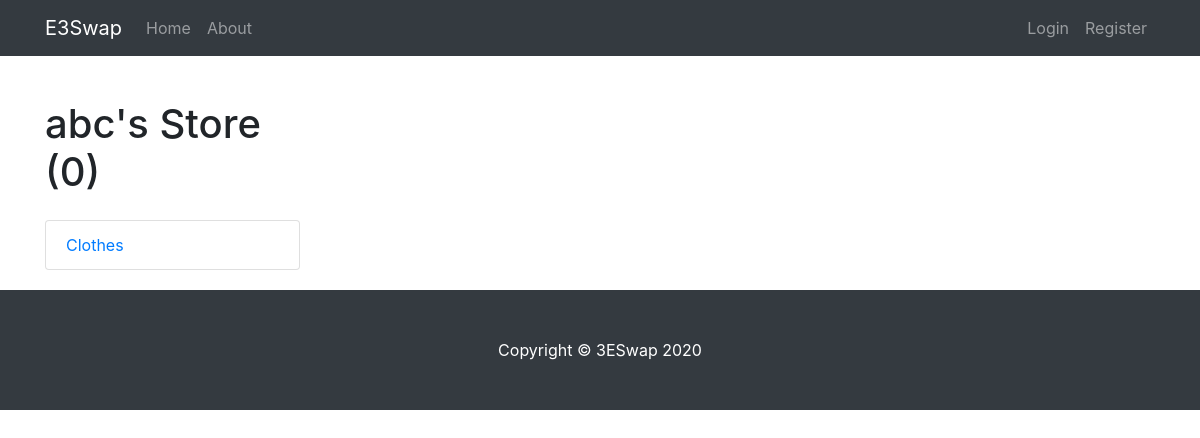
Before: /user/abc with the older database file.
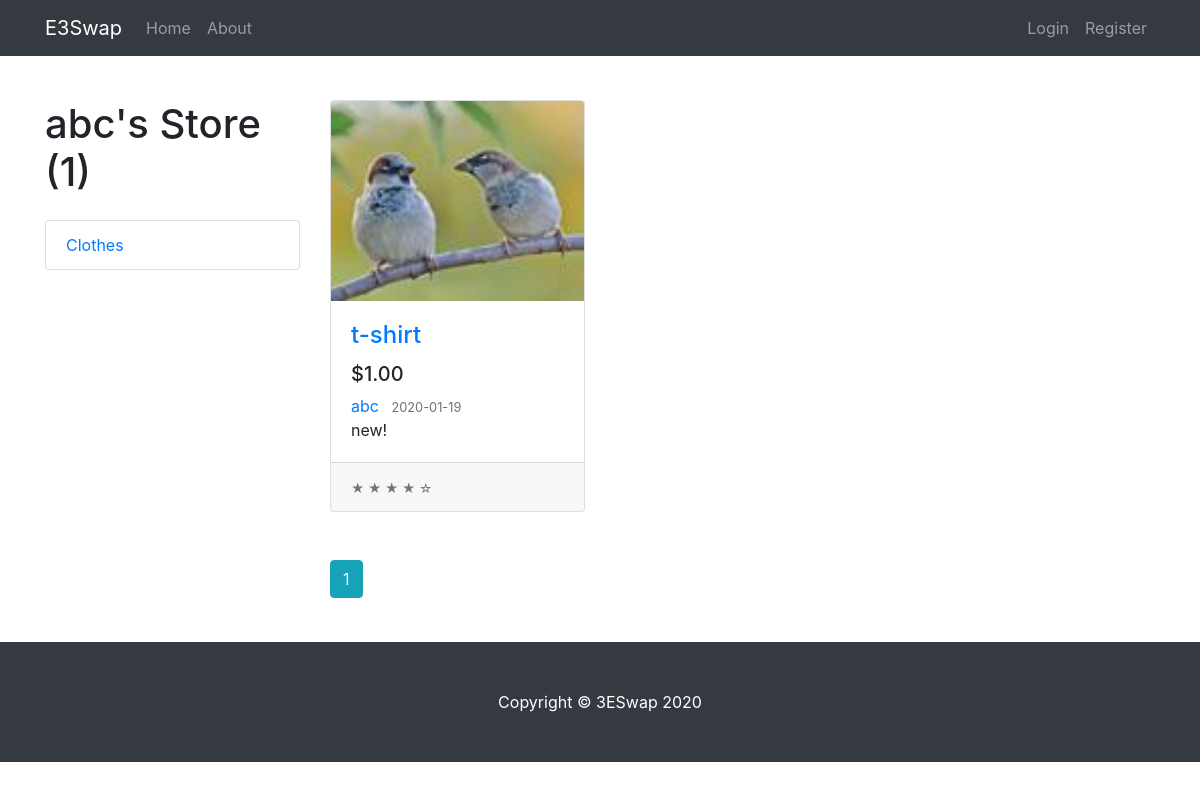
After: the same page with the newer database file.
### server/models.py (models this page shows, shortened)
class Post(db.Model):
    id = db.Column(db.Integer, primary_key=True)
    title = db.Column(db.String(100), nullable=False)
    date_posted = db.Column(db.DateTime, nullable=False, default=datetime.utcnow)
    content = db.Column(db.Text, nullable=False)
    user_id = db.Column(db.Integer, db.ForeignKey('user.id'), nullable=False)

class User(db.Model, UserMixin):
    id = db.Column(db.Integer, primary_key=True)
    username = db.Column(db.String(20), unique=True, nullable=False)
    email = db.Column(db.String(120), unique=True, nullable=False)
    image_file = db.Column(db.String(20), nullable=False, default='default.jpg')
    password = db.Column(db.String(60), nullable=False)
    posts = db.relationship('Post', backref='author', lazy=True)

### server/routes.py (the view)
@app.route("/user/<string:username>")
def user_posts(username):
    page = request.args.get('page', 1, type=int)
    user = User.query.filter_by(username=username).first_or_404()
    posts = Post.query.filter_by(author=user)\
        .order_by(Post.date_posted.desc())\
        .paginate(page=page, per_page=6)
    return render_template('user_posts.html', posts=posts, user=user)

### client/user_posts.html
{% extends "layout.html" %}
{% block content %}
<div class="row">
    <div class="col-lg-3">
        <h1 class="my-4">
            {% if current_user.username == user.username %}
            My Store
            {% else %}
            {{ user.username }}'s Store
            {% endif %}
            ({{ posts.total }})
        </h1>
        <div class="list-group">
            <a href="#" class="list-group-item">Clothes</a>
        </div>
    </div>
    <div class="col-lg-9">
        <div class="row my-4">
            {% for post in posts.items %}
            <div class="col-lg-4 col-md-6 mb-4 media">
                <div class="card h-100">
                    <a href="{{ url_for('post', post_id=post.id) }}"><img class="card-img-top article-img"
                            src="{{ url_for('static', filename='img/profile_pics/' + post.author.image_file) }}"
                            alt=""></a>
                    <div class="card-body media-body">
                        <div class="article-metadata">
                            <h4 class="card-title">
                                <a href="{{ url_for('post', post_id=post.id) }}">{{ post.title }}</a>
                            </h4>
                            <h5>$1.00</h5>
                            <a class="mr-2"
                                href="{{ url_for('user_posts', username=post.author.username) }}">{{ post.author.username }}</a>
                            <small class="text-muted">{{ post.date_posted.strftime('%Y-%m-%d') }}</small>
                        </div>
                        <p class="card-text">{{ post.content }}</p>
                    </div>
                    <div class="card-footer">
                        <small class="text-muted">&#9733; &#9733; &#9733; &#9733; &#9734;</small>
                    </div>
                </div>
            </div>
            {% endfor %}
        </div>
        {% for page_num in posts.iter_pages(left_edge=1, right_edge=1, left_current=1, right_current=2) %}
        {% if page_num %}
        {% if posts.page == page_num %}
        <a class="btn btn-info mb-4"
            href="{{ url_for('user_posts', username=user.username, page=page_num) }}">{{ page_num }}</a>
        {% else %}
        <a class="btn btn-outline-info mb-4"
            href="{{ url_for('user_posts', username=user.username, page=page_num) }}">{{ page_num }}</a>
        {% endif %}
        {% else %}
        ...
        {% endif %}
        {% endfor %}
    </div>
</div>
{% endblock %}

Changed rows visible on the page:
added Post: image_file (picture), title "t-shirt", author.username "abc", date_posted "2020-01-19", content "new!"
Other visible differences:
{{ posts.total }}: "0" → "1"
new list line: "1"
